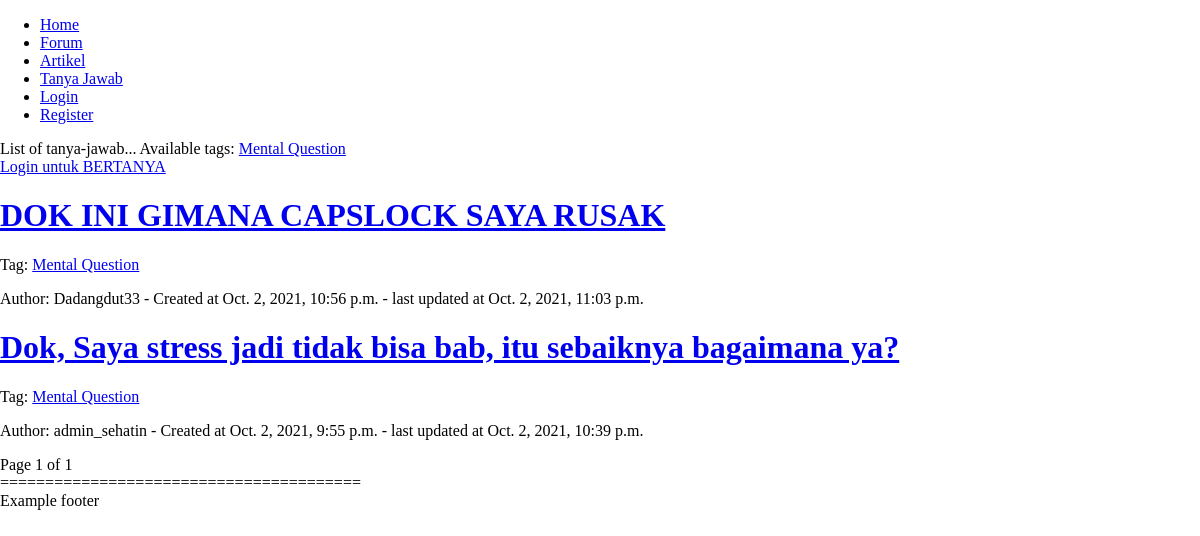
/tanya-jawab, run on an earlier commit of the app's database.
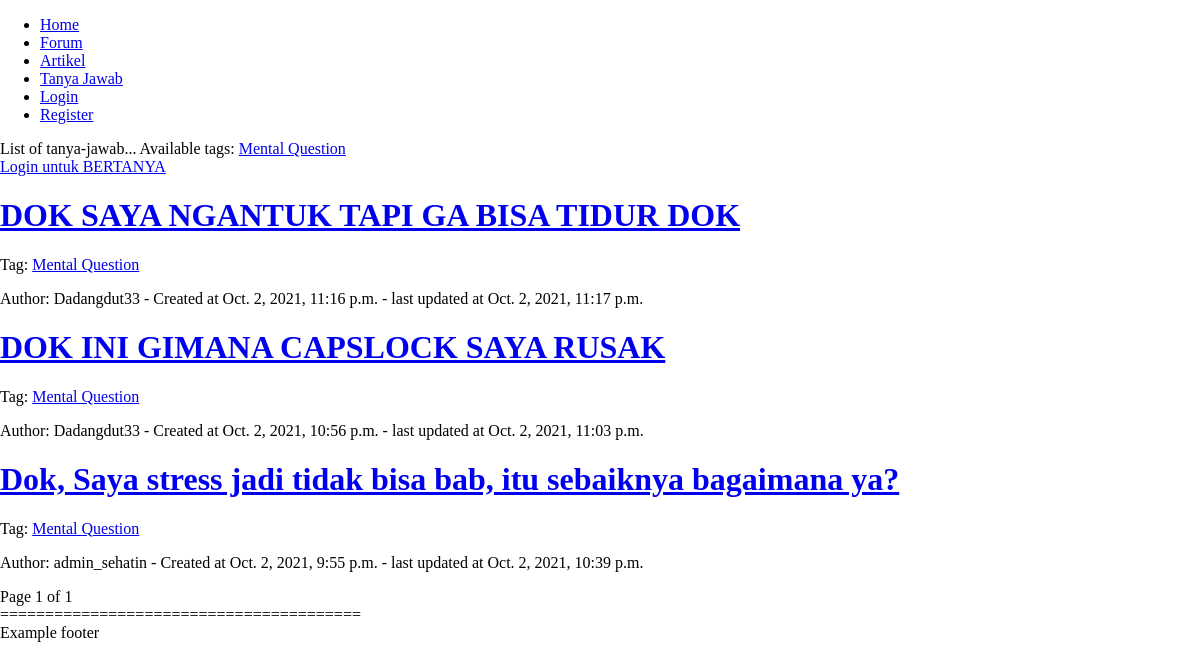
And on a later commit of the database.
### sehat_in_webproject/models.py (models this page shows)
class Tag(models.Model): # Tag of a post, will be generated by admin only
    name = models.CharField(max_length=50)
    type = models.CharField(max_length=50)
    adminOnly = models.BooleanField(default=False)

class Konsultasi(models.Model): # Konsultasi
    id = models.AutoField(primary_key=True)
    title = models.CharField(max_length=200)
    content = models.TextField()
    tag = models.ForeignKey(Tag, on_delete=models.CASCADE, null=True, blank=True)
    user = models.ForeignKey(User, on_delete=models.SET_NULL, null=True)
    comments = models.IntegerField(default=0)
    created_at = models.DateTimeField(auto_now_add=True)
    updated_at = models.DateTimeField(auto_now=True)

### sehat_in_webproject/views.py (the view)
# urls.py: path('tanya-jawab', views.konsultasi, name='konsultasi'),
def konsultasi(request):
    paginator = Paginator(Konsultasi.objects.all().order_by('-created_at'), 25)
    page = request.GET.get('page')
    konsultasi = paginator.get_page(page)
    tags = Tag.objects.filter(type="Konsultasi")
    return render(request, 'konsultasi/index.html', {'post_konsul': konsultasi, 'tags': tags})

### sehat_in_webproject/templatetags/space_to_dash.py (called while the page is built)
@register.filter
def space_to_dash(value):
    return value.replace(" ","-")

### templates/konsultasi/index.html (shortened to what this page needs)
<!DOCTYPE html>
<html lang="en">
{% load static %}
{% load space_to_dash %}
<head>
    <link rel="stylesheet" type="text/css" href="{% static 'css/style.css' %}">
</head>
<body>
    {% include 'templates/header.html' %}
    List of tanya-jawab...
    Available tags:
    {% for tag in tags %}
        <a href="/tanya-jawab/tag/{{ tag.name|space_to_dash }}">{{ tag.name }}</a>
    {% endfor %}
    <br>
    {% if user.is_authenticated %}
        <a class="button" href="/tanya-jawab/create">AYO TANYA</a>
    {% else %}
        <a class="button" href="/auth/login">Login untuk BERTANYA</a>
    {% endif %}
    {% for konsultasi in post_konsul %}
        <div class="post-lists" id="post-id-{{ konsultasi.id }}">
            <h1><a href="/tanya-jawab/{{ konsultasi.id }}">{{ konsultasi.title }}</a></h1>
            <p>Tag: <a href="/tanya-jawab/tag/{{ konsultasi.tag.name }}">{{ konsultasi.tag.name }}</a></p>
            <p> Author: {% if konsultasi.user == null %}deleted{% else %}{{ konsultasi.user }}{% endif %} - Created at {{ konsultasi.created_at }} - last updated at {{ konsultasi.updated_at }}</p>
        </div>
    {% endfor %}
    Page {{ post_konsul.number }} of {{ post_konsul.paginator.num_pages }}<br>
    {% include 'templates/footer.html' %}
</body>
</html>

### templates/header.html (shortened to what this page needs)
<header class="header">
    <div>
        <ul>
            <li><a href="/">Home</a></li>
            <li><a class="li-header" href="/forum">Forum</a></li>
            <li><a class="li-header" href="/artikel">Artikel</a></li>
            <li><a class="li-header" href="/tanya-jawab">Tanya Jawab</a></li>
            {% if user.is_authenticated %}
            <li><a class="li-header" href="/profile/{{ user.username }}/notification">Notification</a></li>
            <li><a class="li-header" href="/profile/{{ user.username }}">Profile</a></li>
            <li><a class="li-header button logout" href="/logout">Logout</a></li>
            {% else %}
            <li><a class="li-header button login-register" href="/auth/login">Login</a></li>
            <li><a class="li-header button login-register" href="/auth/register">Register</a></li>
            {% endif %}
        </ul>
    </div>
</header>

### templates/footer.html
<footer class="footer">
    <div>
        ========================================<br>
        Example footer
    </div>
</footer>

### static/css/style.css (style rules this page uses)
html, body { width: 100%; height: 100%; background-attachment: fixed; background-repeat: no-repeat; background-size: cover; overflow-x: hidden; margin: 0px; scroll-behavior: smooth; }

What changed in the data, as far as the page shows it:
added Konsultasi: title "DOK SAYA NGANTUK TAPI GA BISA TIDUR DOK", tag.name "Mental Question", user "Dadangdut33", created_at "Oct. 2, 2021, 11:16 p.m.", updated_at "Oct. 2, 2021, 11:17 p.m."
